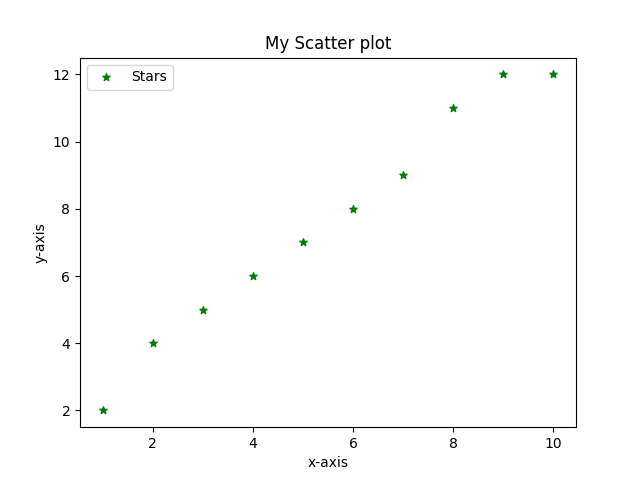

This chart was generated by the following Python code:
# Import the module
import matplotlib.pyplot as plt

# x-axis values
x = [1, 2, 3, 4, 5, 6, 7, 8, 9, 10]
# y-axis values
y = [2, 4, 5, 6, 7, 8, 9, 11, 12, 12]
# plotting points as a scatter plot
plt.scatter(x, y, label="Stars", color="green", marker="*", s=30)
# x-axis label
plt.xlabel("x-axis")
# y-axis label
plt.ylabel("y-axis")
# plot title
plt.title("My Scatter plot")
# Showing Legend
plt.legend()
# show the graph using the show() function
plt.show()
